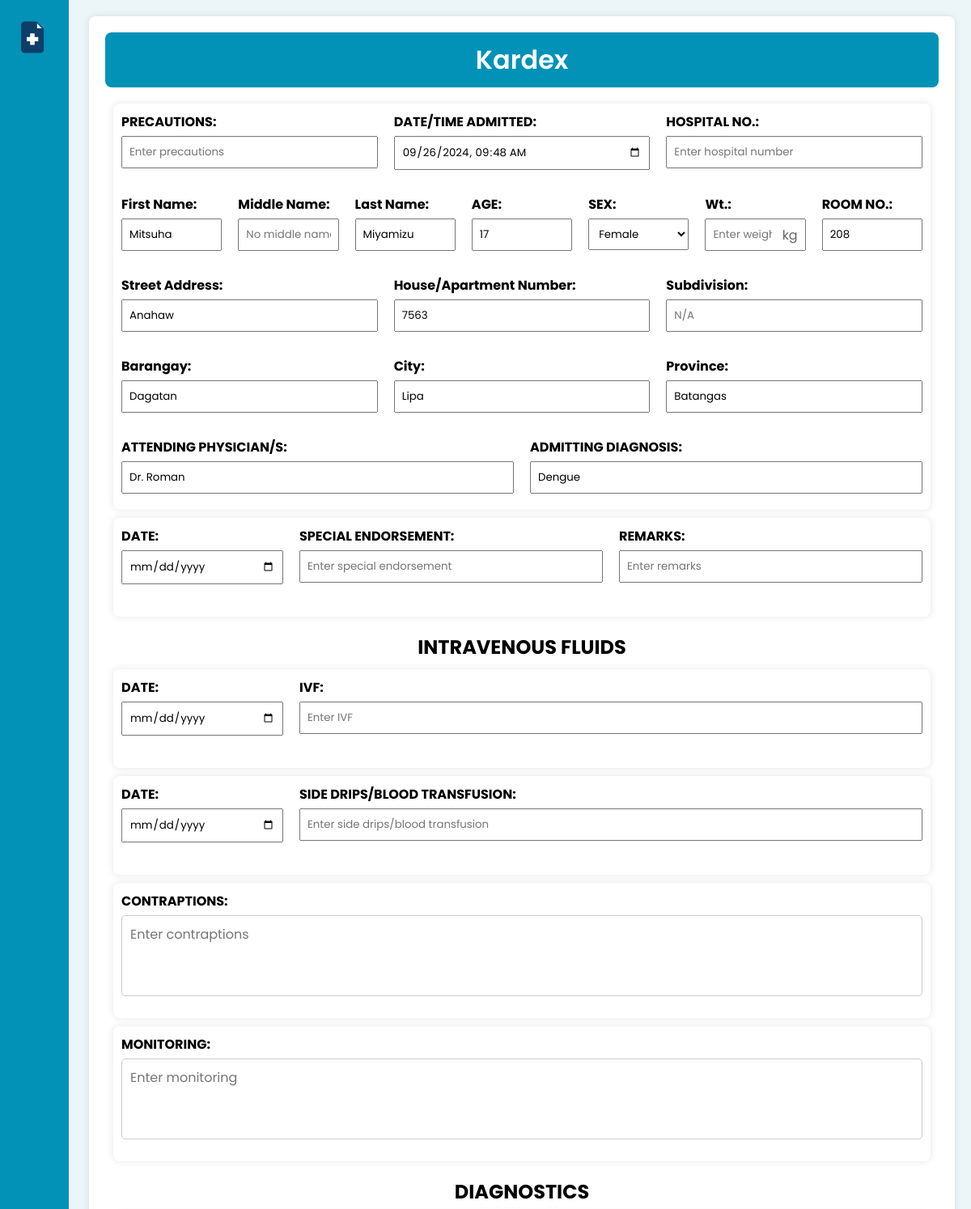
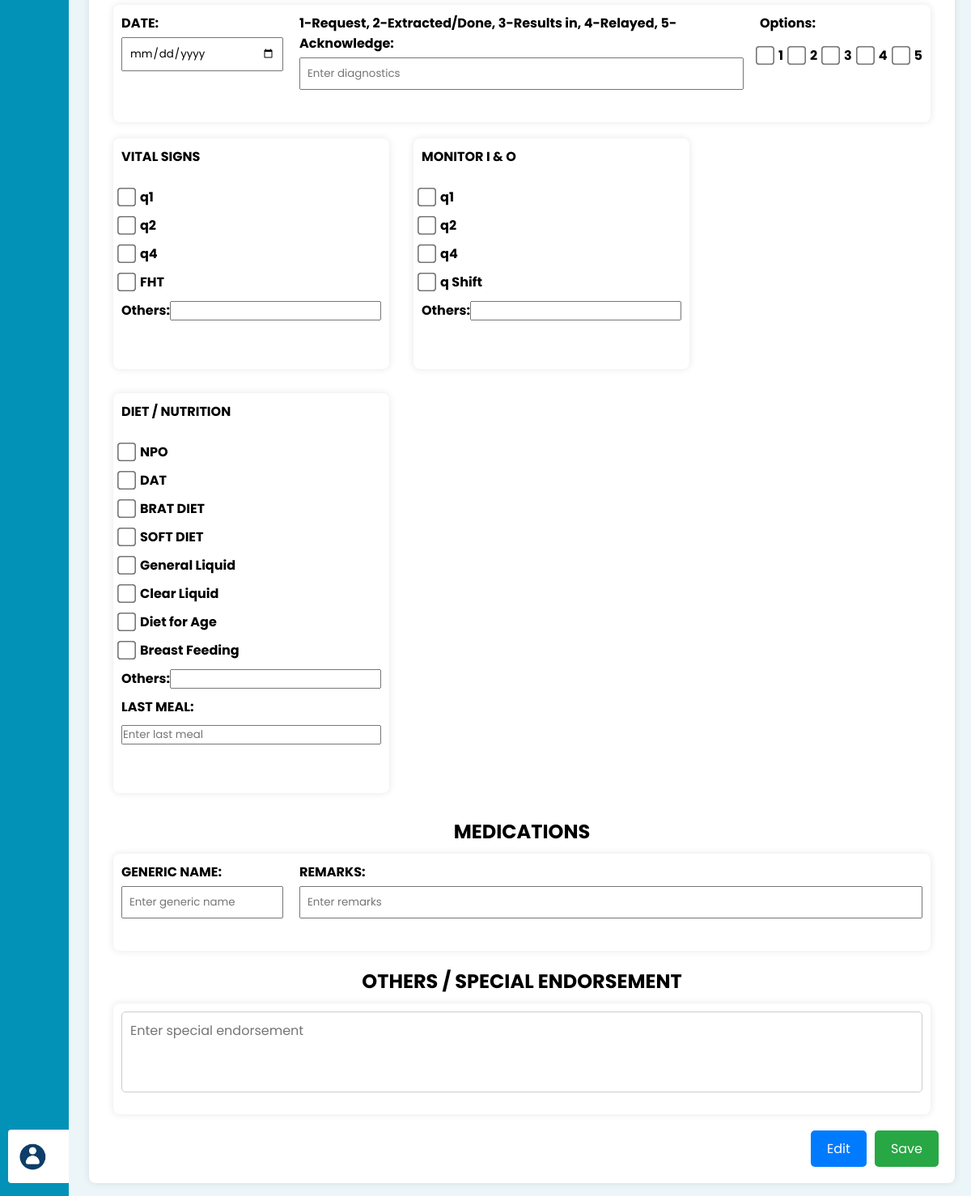
Screenshot of /DocuCare/kardex.php?Patient_ID=202409566 with the database file from the repository (2 pictures, top to bottom).
### tables this page shows
CREATE TABLE `patient_info` (
  `Patient_ID` int(20) NOT NULL,
  `Admission_Date` datetime DEFAULT NULL,
  `Patient_FName` varchar(30) DEFAULT NULL,
  `Patient_MName` varchar(30) NOT NULL,
  `Patient_LName` varchar(30) NOT NULL,
  `Patient_Type` varchar(20) DEFAULT NULL,
  `Age` int(11) DEFAULT NULL,
  `Sex` varchar(255) DEFAULT NULL,
  `Room_Num` int(11) DEFAULT NULL,
  `Street` varchar(50) NOT NULL,
  `House_Num` varchar(50) NOT NULL,
  `Subdivision` varchar(50) DEFAULT NULL,
  `Barangay` varchar(50) NOT NULL,
  `City` varchar(50) NOT NULL,
  `Province` varchar(50) NOT NULL,
  `Birthplace` varchar(255) DEFAULT NULL,
  `DoB` date DEFAULT NULL,
  `Attending_Physician` varchar(255) DEFAULT NULL,
  `Admitting_Diagnosis` mediumtext DEFAULT NULL,
  `Entered_By_Nurse` int(20) DEFAULT NULL,
  `Status` char(3) DEFAULT NULL,
  `Deletion_Date` date DEFAULT NULL
);

### DocuCare/kardex.php (the view, shortened to what the rows shown need)
<?php
    include('mycon.php');
    if (isset($_GET['Patient_ID'])) {
        $Patient_ID = mysqli_real_escape_string($connection, $_GET['Patient_ID']);
        $query = "SELECT * FROM patient_info WHERE Patient_ID = '$Patient_ID'";
        $result = $connection->query($query);
        if ($result && $result->num_rows > 0) {
            $patient = $result->fetch_assoc();
        } else {
            echo 'Patient not found.';
            exit;
        }
    } else {
        echo 'No patient ID provided.';
        exit;
    }
    include('Queries.php');
?>
<!DOCTYPE html>
<html lang="en">
<head>
    <link rel="stylesheet" href="https://unicons.iconscout.com/release/v4.0.0/css/line.css">
    <link rel="stylesheet" href="style2.css">
</head>
<body>
    <main class="main">
        <div class="form-container">
            <form class="kardex" method="POST" action="kardexScript.php">
                <h1>Kardex</h1>
                <div class="form-row-container">
                    <div class="form-row">
                        <div class="form-group">
                            <label for="dateTimeAdmitted">DATE/TIME ADMITTED:</label>
                            <input type="datetime-local" id="dateTimeAdmitted" name="dateTimeAdmitted" value="<?php echo htmlspecialchars ($patient['Admission_Date']); ?>">
                        </div>
                    </div>
                    <div class="form-row">
                        <div class="form-group short">
                            <label for="patientName">First Name:</label>
                            <input type="text" id="patientFName" name="patientFName" placeholder="No first name entered." value="<?php echo htmlspecialchars ($patient['Patient_FName']); ?>">
                        </div>
                        <div class="form-group short">
                            <label for="patientName">Last Name:</label>
                            <input type="text" id="patientLName" name="patientLName" placeholder="No last name entered." value="<?php echo htmlspecialchars ($patient['Patient_LName']); ?>">
                        </div>
                        <div class="form-group short">
                            <label for="age">AGE:</label>
                            <input type="text" id="age" name="age" value="<?php echo htmlspecialchars ($patient['Age']); ?>">
                        </div>
                        <div class="form-group short">
                            <label for="sex">SEX:</label>
                            <select id="sex" name="sex">
                                <option value="Female" <?php if ($patient['Sex'] == 'Female') echo 'selected'; ?>>Female</option>
                            </select>
                        </div>
                        <div class="form-group short">
                            <label for="roomNo">ROOM NO.:</label>
                            <input type="text" id="roomNo" name="roomNo" value="<?php echo htmlspecialchars ($patient['Room_Num']); ?>">
                        </div>
                    </div>
                    <div class="form-row">
                        <div class="form-group">
                            <label for="street-address">Street Address:</label>
                            <input type="text" id="street-address" name="street-address" placeholder="Enter street address" value="<?php echo htmlspecialchars ($patient['Street']); ?>">
                        </div>
                        <div class="form-group">
                            <label for="house-number">House/Apartment Number:</label>
                            <input type="text" id="house-number" name="house-number" placeholder="Enter house/apartment number" value="<?php echo htmlspecialchars ($patient['House_Num']); ?>">
                        </div>
                    </div>
                    <div class="form-row">
                        <div class="form-group">
                            <label for="barangay">Barangay:</label>
                            <input type="text" id="barangay" name="barangay" placeholder="Enter barangay" value="<?php echo htmlspecialchars ($patient['Barangay']); ?>">
                        </div>
                        <div class="form-group">
                            <label for="city">City:</label>
                            <input type="text" id="city" name="city" placeholder="Enter city" value="<?php echo htmlspecialchars ($patient['City']); ?>">
                        </div>
                        <div class="form-group">
                            <label for="province">Province:</label>
                            <input type="text" id="province" name="province" placeholder="Enter province" value="<?php echo htmlspecialchars ($patient['Province']); ?>">
                        </div>
                    </div>
                    <div class="form-row">
                        <div class="form-group">
                            <label for="attendingPhysician">ATTENDING PHYSICIAN/S:</label>
                            <input type="text" id="attendingPhysician" name="attendingPhysician" value="<?php echo htmlspecialchars ($patient['Attending_Physician']); ?>">
                        </div>
                        <div class="form-group">
                            <label for="admittingDiagnosis">ADMITTING DIAGNOSIS:</label>
                            <input type="text" id="admittingDiagnosis" name="admittingDiagnosis" placeholder="Enter admitting diagnosis" value = "<?php echo htmlspecialchars($patient['Admitting_Diagnosis']); ?>">
                        </div>
                    </div>
                </div>
                <?php
                    echo '<h2>INTRAVENOUS FLUIDS</h2>';
                ?>
                <?php
                    echo '<h2>DIAGNOSTICS</h2>';
                ?>
                <?php
                    echo '<h2>MEDICATIONS</h2>';
                ?>
                <?php
                    $hasOtherEndorsement = $resultOtherEndorsement -> num_rows > 0;
                        if ($hasOtherEndorsement){
                            while ($row = $resultOtherEndorsement->fetch_assoc()) {
                                echo '<h2>OTHERS / SPECIAL ENDORSEMENT</h2>';
                                echo '<div class="form-row-container">';
                                    echo '<div class="form-row">';
                                        echo '<div class="form-group">';
                                            echo '<textarea id="specialendorse" name="specialendorse" placeholder="Enter special endorsement">' . htmlspecialchars($row['Other_Endorsement']) . '</textarea>';
                                        echo '</div>';
                                    echo '</div>';
                                echo '</div>';
                            }
                        }
                        else{
                            echo '<h2>OTHERS / SPECIAL ENDORSEMENT</h2>';
                        }
                ?>
            </form>
        </div>
    </main>
</body>
</html>

### rows the page displays
patient_info: dateTimeAdmitted "09/26/2024 09:48", patientFName "Mitsuha", patientLName "Miyamizu", age "17", sex "Female", roomNo "208", street-address "Anahaw", house-number "7563", barangay "Dagatan", city "Lipa", province "Batangas", attendingPhysician "Dr. Roman", admittingDiagnosis "Dengue"
